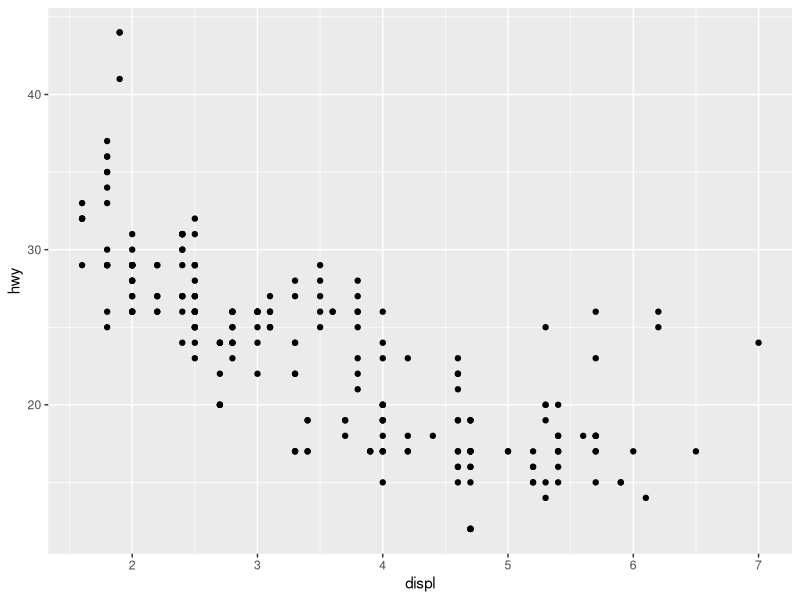
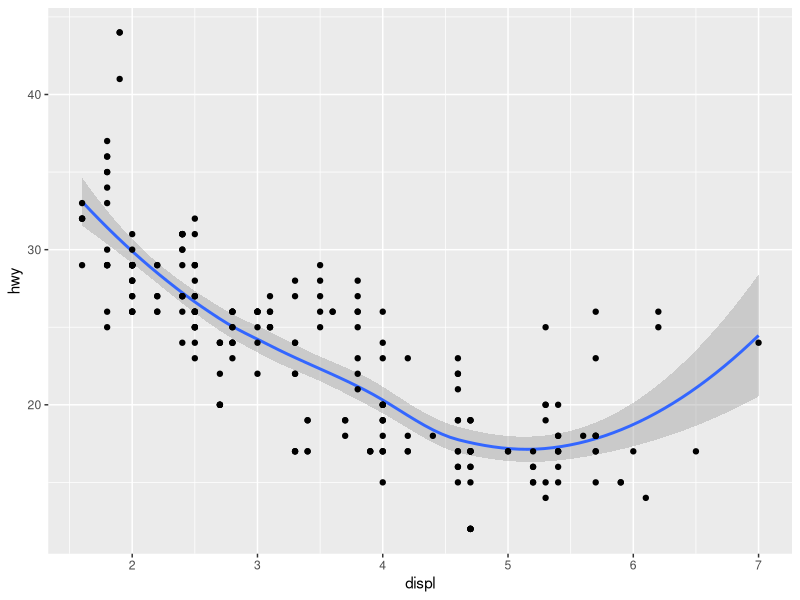
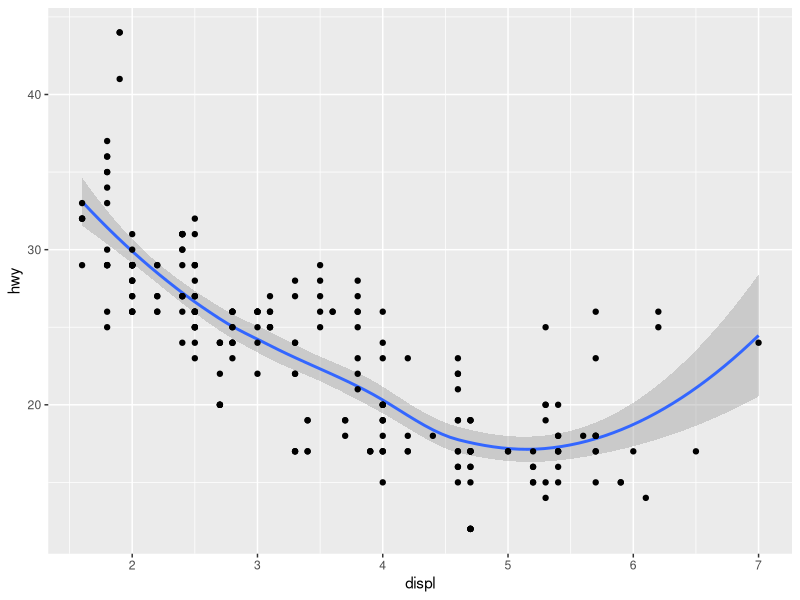
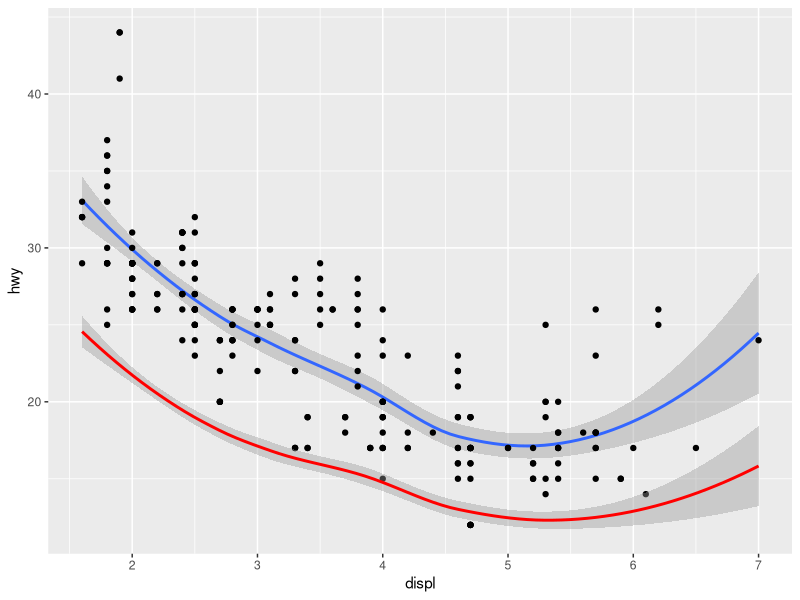
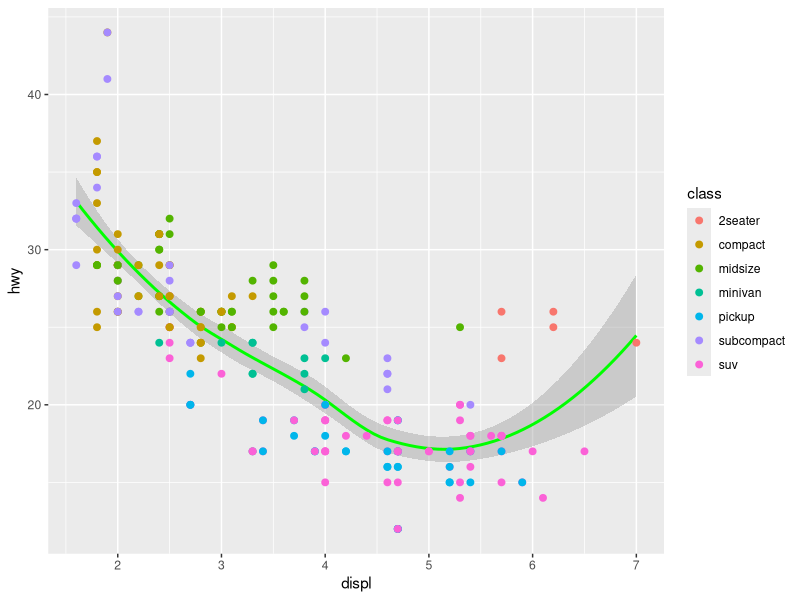
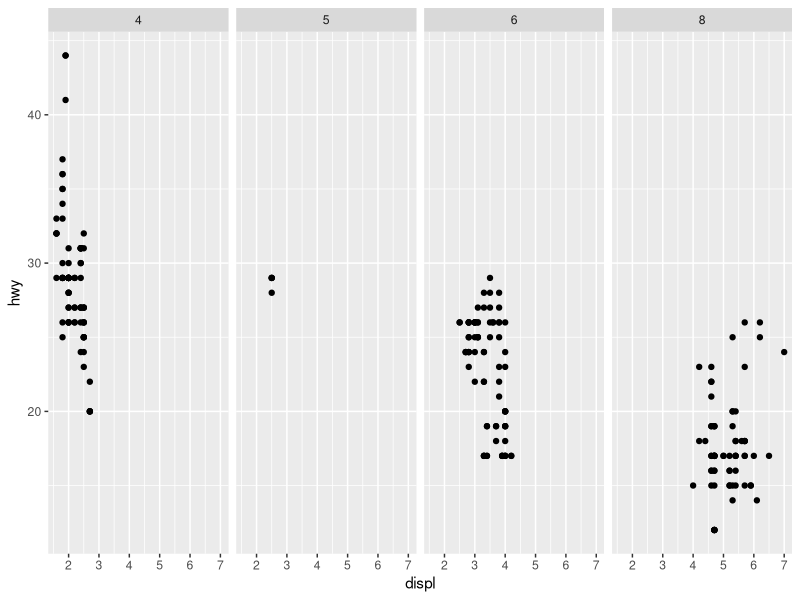
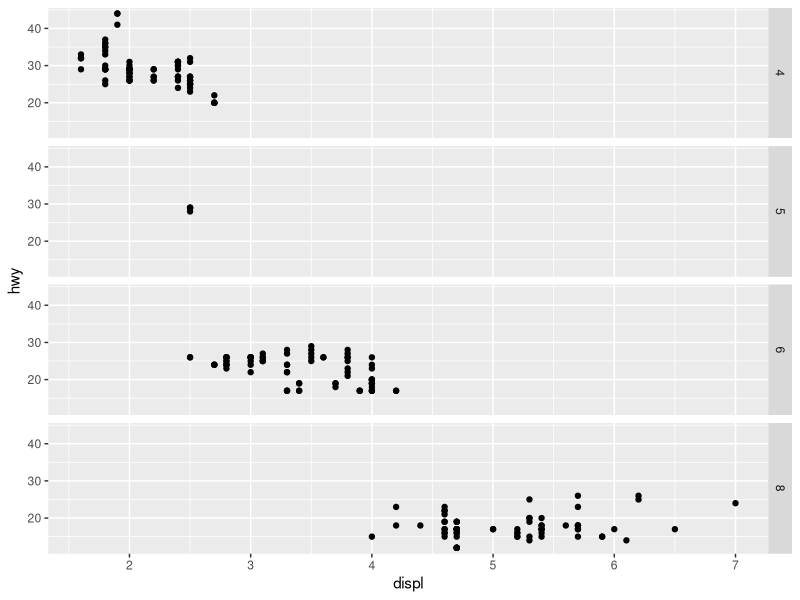
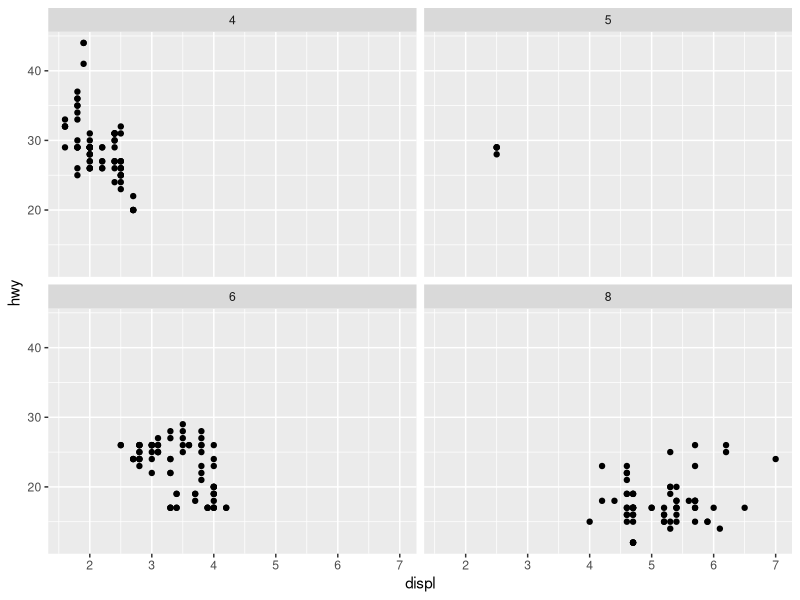

R code for these plots, in order:
## ---- chunk 1
knitr::opts_chunk$set(echo = TRUE)
## ---- chunk 2
library(tidyverse)
## ---- chunk 3
mpg # dataset built in to ggplot
summary(mpg) 
mpg$drv
## ---- chunk 4
ggplot(data = mpg) + 
  geom_point(mapping = aes(x = displ, y = hwy))
ggplot(data = mpg) +
  geom_smooth(mapping = aes(x = displ, y = hwy)) + geom_point(mapping = aes(x = displ, y = hwy))
## ---- chunk 5
ggplot(data = mpg, mapping = aes(x = displ, y = hwy)) + geom_smooth() + geom_point()

ggplot(data = mpg, mapping = aes(x = displ, y = hwy)) + geom_smooth() + geom_point() +
  geom_smooth(mapping = aes(x = displ,y = cty),color = "red")
## ---- chunk 6
ggplot(mpg, aes(displ,hwy)) + geom_smooth(color = "green") + geom_point(aes(color=class),size=2) 
## ---- chunk 7
ggplot(mpg, aes(displ,hwy))  + geom_point() + facet_grid(.~cyl)
ggplot(mpg, aes(displ,hwy))  + geom_point() + facet_grid(cyl~.)
ggplot(mpg, aes(displ,hwy))  + geom_point() + facet_wrap(~cyl)
ggplot(mpg, aes(displ,hwy))  + geom_point() + facet_grid(cyl~class)
## ---- chunk 8
ggplot(mpg)  + geom_point(aes(displ,hwy,size=class),color="blue",shape=17) 

ggplot(mpg) + 
  geom_smooth(aes(displ,hwy, linetype = drv))

ggplot(mpg,aes(displ,hwy,color=drv)) + 
  geom_smooth(se=FALSE,show.legend = FALSE) +
  geom_point(size=2,show.legend = FALSE)

## ---- chunk 9
summary(diamonds)
ggplot(diamonds,aes(cut)) + geom_bar()
ggplot(diamonds,aes(price)) + geom_histogram(bins=100)
## ---- chunk 10
ggplot(diamonds) + geom_bar(aes(x=cut,y=..prop..,group=1))
## ---- chunk 11
ggplot(diamonds) + geom_bar(aes(x = color, fill = cut), position = "dodge")
ggplot(diamonds) + geom_bar(aes(x = color, fill = cut), position = "fill")
ggplot(diamonds) + geom_bar(aes(x = color, color = cut), position = "stack",fill=NA)
## ---- chunk 12
-sqrt(25) + (5+3)/4*7 - 2^2
5%/%3 # Integer Division
5%%3 # Modulo (remainder after division)
5 == 6
5 != 6
83 > (25 >= 23)
5 > 3 & 3 < 2
5 > 3 | 3 < 2
## ---- chunk 13
1:4
c(5,3,2,1) # Creates a vector via concaternation (hence the c)
c(12,1:4,6)
seq(from = 1, t= 10, by = 2) # Creates a vector with the given paramters
seq(1,10,2) # creates the same vector without naming the paramters
seq(1,10) # R uses the default values for any empty parameters
seq(to = 10, by = 2)
seq(by = 2, to = 10)
c(seq(1,10,2), 25, 10)
c(seq(1,10,2), 25, 10) > 12
c(seq(1,10,2), 25, 10) * 2
## ---- chunk 14
x = 5+3
(x = 5+3)
x <- 5+3
(x <- 5+3)
y <- x
y
x <- 5+3 > 2
x
x <- seq(172,23,-13)
x
## ---- chunk 15
x <- seq(172,23,-13)
x[1]    
x[c(1,3)] 
x[2:4] 
x[4:2] 
x[]
x[-1]
x[-c(1,3)]
x[x%%2==0]
y <- x[x%%2==0]
y[9] <- 10
y
## ---- chunk 16
x <-  1:20
mean(x)
max(x)
min(x)
length(x)
range(x)
prod(x)
var(x)
log(x)
sqrt(x)
